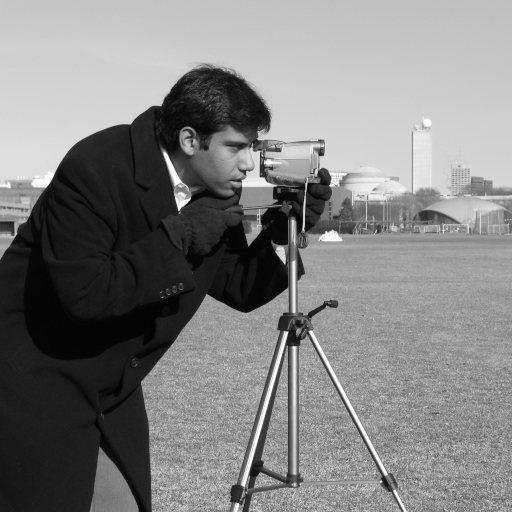
#> input picture skimage.data.camera(), 512 x 512 px
$ jupyter execute --allow-errors Laboratorio_2_Umbralizacion_Segmentacion_Colab.ipynb   (shell and % lines are left out)
#> lines starting #> are read from the running program, lines starting #| are printed output that depends on the picture; after the words box and inside, x2 and y2 are one past the last pixel; in counts of white or black regions, pixels touching at a corner belong together
<a href="https://colab.research.google.com/github/Elementos-Reconocimiento-Visual-UBA/PracticasERV_2026_4toBim/blob/main/Laboratorio_2_Segmentacion/Laboratorio_2_Umbralizacion_Segmentacion_Colab.ipynb" target="_parent"></a>

## **Dependencias**

## **Imports**

[cell 1]
# === IMPORTS ===
import numpy as np
import matplotlib.pyplot as plt
from ipywidgets import interact, IntSlider
from skimage import util, io, data, transform
from skimage.filters import threshold_otsu, threshold_multiotsu
from scipy.ndimage import convolve, generic_filter, label as etiquetar_componentes
from skimage.feature import canny
import networkx as nx
from itertools import combinations

## **Carga de Imágenes**

[cell 2]
#@title Descargar las imagenes { display-mode: "form" }
import io as _io
import os
import urllib.request
import zipfile

REPOSITORIO_URL = "https://github.com/Elementos-Reconocimiento-Visual-UBA/PracticasERV_2026_4toBim"  #@param {type:"string"}
RAMA = "main"  #@param {type:"string"}
CARPETA_EN_REPOSITORIO = "Laboratorio_2_Segmentacion/imagenes"  #@param {type:"string"}
CARPETA_IMAGENES = "imagenes"  # carpeta local donde quedan las imagenes

# [13 lines left out: function descargar_carpeta_de_github, not called in this run]

if os.path.isdir(CARPETA_IMAGENES):
  print(f"La carpeta {CARPETA_IMAGENES} ya existe, no se descarga nada")
else:
  descargar_carpeta_de_github(f"{REPOSITORIO_URL.rstrip('/')}/archive/refs/heads/{RAMA}.zip", CARPETA_EN_REPOSITORIO, CARPETA_IMAGENES)
  print(f"Descargadas {len(os.listdir(CARPETA_IMAGENES))} imagenes en {CARPETA_IMAGENES}")

## **UMBRALIZACION**

### **Idea**

El objetivo del **umbralizar** es segmentar una imagen en regiones asignando cada píxel a una de dos clases según su nivel de intensidad.

Dado un umbral $T$, cada píxel $f(x,y)$ se clasifica como:

$$
g(x,y)=
\begin{cases}
1 & \text{si } f(x,y) > T\\
0 & \text{si } f(x,y) \le T
\end{cases}
$$

La principal dificultad consiste en elegir un valor adecuado para $T$. Si los objetos y el fondo presentan distribuciones de intensidad bien separadas, es posible utilizar un único umbral para toda la imagen (**global thresholding**).

En la práctica, el valor óptimo del umbral suele variar de una imagen a otra, por lo que resulta útil contar con algoritmos que lo estimen automáticamente.

[cell 3]
def img_mitadymitad():
  img = np.zeros((512,512), dtype=np.uint8)

  img[:, :256] = 95 # mitad izquierda gris oscuro
  img[:, 256:] = 190 # mitad derecha gris claro

  # agregar un poco de ruido
  img = img + np.random.normal(0, 7, img.shape)
  img = np.clip(img, 0, 255).astype(np.uint8)
  return img

def mostrar_threshold(imagen, T=128):

  img_bin = imagen > T

  fig, ax = plt.subplots(1, 3, figsize=(15, 4))

  ax[0].imshow(imagen, cmap="gray")
  ax[0].set_title("Imagen original")

  # Recuadro de la imagen
  ax[0].axis("on")
  ax[0].set_xticks([])
  ax[0].set_yticks([])

  ax[1].hist(imagen.ravel(), bins=256, range=(0,255))
  ax[1].axvline(T, color='r', linewidth=2)
  ax[1].set_title(f"Histograma (T={T})")
  ax[1].set_xlim(0,255)

  ax[2].imshow(img_bin, cmap="gray")
  ax[2].set_title("Imagen umbralizada")

  # Recuadro de la imagen
  ax[2].axis("on")
  ax[2].set_xticks([])
  ax[2].set_yticks([])

  plt.tight_layout()
  plt.show()

[cell 4]
# ELEGIR IMAGEN
camera_man = data.camera()
#> camera_man is the input picture: shape (512, 512); min 0, max 255, mean 129.1
mostrar_threshold_camera = lambda T : mostrar_threshold(camera_man, T)
interact(
  mostrar_threshold_camera,
  T=IntSlider(
    min=0,
    max=255,
    step=1,
    value=128,
    description='T'
  )
);
#> the sliders are set to T = 128
#> in mostrar_threshold, `img_bin = imagen > T`:
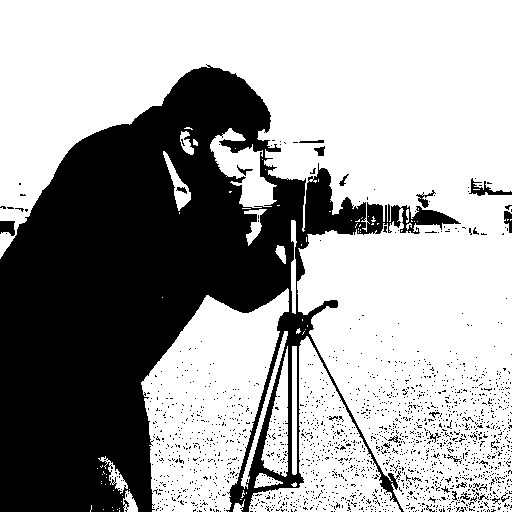
#> img_bin: shape (512, 512) bool; 64% white; 1827 black regions (1802 under 20 px), largest, box (x1, y1, x2, y2) and area: (0, 64, 461, 512) 88755, (469, 178, 512, 196) 252, (0, 221, 15, 236) 179

[cell 5]
# ELEGIR IMAGEN
mitad_y_mitad = img_mitadymitad()
mostrar_threshold_2_clases = lambda T : mostrar_threshold(mitad_y_mitad, T)
interact(
  mostrar_threshold_2_clases,
  T=IntSlider(
    min=0,
    max=255,
    step=1,
    value=128,
    description='T'
  )
);
#> the sliders are set to T = 128

### **Umbralización Global Iterativa**

Una forma sencilla de estimar el umbral consiste en asumir que la imagen está compuesta por dos grupos de píxeles:

- Fondo.
- Objetos.

El algoritmo busca un umbral que quede aproximadamente en el medio de las intensidades medias de ambos grupos.

#### Algoritmo

1. Elegir una estimación inicial del umbral $T$.
   - Una elección común es la intensidad media de toda la imagen.

2. Dividir los píxeles en dos grupos:
   - $G_1$: píxeles con intensidad mayor que $T$.
   - $G_2$: píxeles con intensidad menor o igual que $T$.

3. Calcular las medias de intensidad de cada grupo:
   - $m_1$: media de $G_1$.
   - $m_2$: media de $G_2$.

4. Actualizar el umbral:

$$
T_{\text{nuevo}}=\frac{m_1+m_2}{2}
$$

5. Repetir los pasos 2 a 4 hasta que el cambio entre dos iteraciones consecutivas sea menor que una tolerancia $\Delta T$.

#> (a cell that did not finish here is left out)

### Tests (umbralización iterativa)

[cell 7]
# nombre: (imagen, T, nuevo umbral esperado)
NUEVOS_UMBRALES_ESPERADOS = {
  'grupos_simetricos':     (np.array([10, 10, 30, 30]),         20, 20.0),
  'media_de_las_medias':   (np.array([10, 20, 90]),             15, 32.5),  # la media de toda la imagen daria 40
  'grupos_desparejos':     (np.array([0, 0, 0, 100]),           50, 50.0),  # la media de toda la imagen daria 25
  'pixel_igual_al_umbral': (np.array([10, 20, 30, 40, 50, 60]), 40, 40.0),  # los pixeles iguales a T van al grupo G2
}

# nombre: (imagen, delta_T, umbral de cada iteracion esperado)
UMBRALES_ITERATIVOS_ESPERADOS = {
  'ya_converge':      (np.array([[50] * 5 + [200] * 5] * 4, dtype=np.uint8), 0.5, [125.0]),
  'dos_iteraciones':  (np.array([10] * 6 + [20] * 2 + [90] * 2, dtype=np.uint8), 0.5, [28.0, 51.25]),
}

# nombre: (imagen, umbral final esperado con delta_T = 0.3)
IMAGENES_ITERATIVO = {
  'camera': (data.camera(), 103.07),
  'cell':   (data.cell(),   121.97),
}
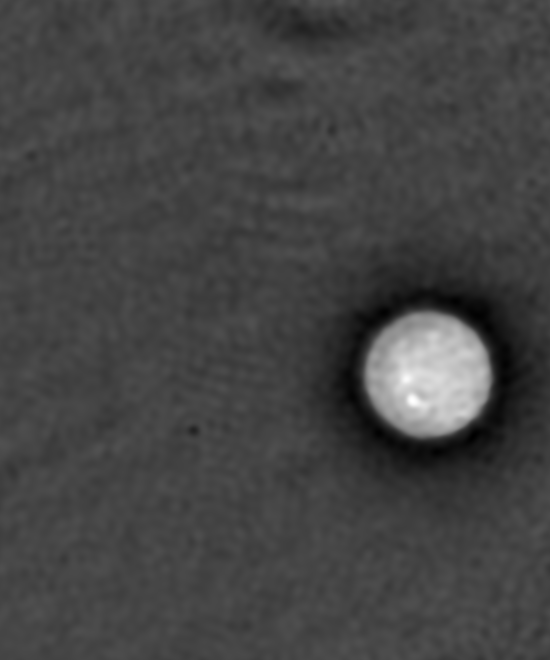
#> input picture skimage.data.cell(), 550 x 660 px
DELTA_T_IMAGENES = 0.3

# [6 lines left out: function separa_las_mitades, not called in this run]

def verificar_nuevo_umbral(nombre):
  imagen, T, esperado = NUEVOS_UMBRALES_ESPERADOS[nombre]
  obtenido = calcular_nuevo_umbral(imagen, T)

  assert np.isclose(obtenido, esperado), f"[{nombre}] se esperaba {esperado} pero se obtuvo {obtenido}"
  print(f"OK [{nombre}] nuevo umbral = {obtenido}")

def verificar_iterativo(nombre):
  imagen, delta_T, esperados = UMBRALES_ITERATIVOS_ESPERADOS[nombre]
  segmentaciones, umbrales = thresholding_iterativo(imagen, delta_T, devolver_iteraciones=True)
  umbral_final = thresholding_iterativo(imagen, delta_T)

  assert np.allclose(umbrales, esperados), f"[{nombre}] se esperaban los umbrales {esperados} pero se obtuvo {np.round(umbrales, 2).tolist()}"
  assert len(segmentaciones) == len(umbrales), f"[{nombre}] tiene que haber una segmentacion por cada umbral"
  assert all(np.array_equal(segmentacion, imagen > umbral) for segmentacion, umbral in zip(segmentaciones, umbrales)), f"[{nombre}] cada segmentacion tiene que ser imagen > umbral de su iteracion"
  assert np.isclose(umbral_final, esperados[-1]), f"[{nombre}] sin devolver_iteraciones se esperaba el umbral final {esperados[-1]} pero se obtuvo {umbral_final}"
  print(f"OK [{nombre}] {len(umbrales)} iteraciones, umbral final = {umbral_final}")

def verificar_iterativo_imagen(nombre):
  imagen, esperado = IMAGENES_ITERATIVO[nombre]
  umbral_final = thresholding_iterativo(imagen, DELTA_T_IMAGENES)

  assert np.isclose(umbral_final, esperado, atol=0.01), f"[{nombre}] se esperaba un umbral final de {esperado} pero se obtuvo {umbral_final:.2f}"
  # En el umbral final, una iteracion mas ya no lo mueve mas que delta_T
  assert abs(calcular_nuevo_umbral(imagen, umbral_final) - umbral_final) < DELTA_T_IMAGENES, f"[{nombre}] el umbral final todavia se mueve mas que delta_T"
  print(f"OK [{nombre}] umbral final = {umbral_final:.2f}")

# [6 lines left out: function verificar_iterativo_mitad_y_mitad, not called in this run]

### Verificacion calcular_nuevo_umbral

#> (a cell that did not finish here is left out)

### Verificacion thresholding_iterativo

#> (a cell that did not finish here is left out)

#> (a cell that did not finish here is left out)

#### **Ejemplos**

[cell 11]
img = data.cell()
#> img is the input picture: shape (660, 550); min 0, max 255, mean 68

#> (the rest of this cell did not finish here and is left out)

[cell 12]
img = data.camera()

#> (the rest of this cell did not finish here and is left out)

### **Umbralización global óptima con el método de Otsu**

Otsu propone una forma automática de elegir el umbral $T$: el algoritmo prueba todos los posibles valores de umbral $k$ y elige aquel que maximiza la separación estadística entre dos clases de píxeles.

Sea una imagen con $L$ niveles de gris:

$$
\{0,1,2,\dots,L-1\}
$$

y sea $n_i$ la cantidad de píxeles con intensidad $i$. A partir de esto se construye el histograma normalizado:

$$
p_i = \frac{n_i}{MN}
$$

donde $MN$ es la cantidad total de píxeles de la imagen.

Para cada posible umbral $k$, se divide el histograma en dos clases:

$$
C_1 = [0,1,\dots,k]
$$

$$
C_2 = [k+1,k+2,\dots,L-1]
$$

La probabilidad acumulada de la primera clase es:

$$
P_1(k) = \sum_{i=0}^{k} p_i
$$

y la probabilidad de la segunda clase es:

$$
P_2(k) = 1 - P_1(k)
$$

La media global de la imagen sera:

$$
m_G = \sum_{i=0}^{L-1} i p_i
$$

Notando como $m_1$ y $m_2$ a las medias de la clases 1 y 2 respectivamente, el criterio de Otsu consiste en calcular, para cada $k$, la varianza entre clases:

$$
\sigma_B^2(k) = P_1(m_1 - m_G)^2 + P_2(m_2 - m_G)^2
$$

El umbral óptimo $k^*$ es aquel para el cual la varianza entre clases alcanza su valor máximo:

$$
\sigma_B^2(k^*) = \max_{0 \leq k \leq L-1} \sigma_B^2(k)
$$

Es decir, se evalúa $\sigma_B^2(k)$ para todos los posibles umbrales $k$, y se selecciona como $k^*$ aquel valor que produce la mayor separación entre clases.

Una vez obtenido $k^*$, se aplica el threshold sobre la imagen original:

$$
g(x,y)=
\begin{cases}
255 & \text{si } f(x,y) > k^* \\
0 & \text{si } f(x,y) \leq k^*
\end{cases}
$$

Esta definicion tiene un problema, ya que tendremos que recalcular $m_1$ y $m_2$ para cada $k$ ¿Podemos mejorar esto?

Veamos que $m_1$ puede escribirse como:

$$
m_1 = \sum_{i=0}^{k} i \cdot p_1(i)
$$

donde $p_1(i)$ es la probabilidad de que muestrar a i en la clase 1, la cual podemos reescribir como una probabilidad condicional

$$
p_1(i) = P(i|C_1) = \frac{P(C_1|i) ⋅ p_i}{P_1}
$$

Por lo que podemos definir a $m_1$ segun el promedio acumulado hasta k

$$
m_1 = \sum_{i=0}^{k} i ⋅ \frac{p_i}{P_1} = \frac{1}{P_1}\sum_{i=0}^{k} i ⋅ p_i
$$

Llamemos $m(k)$ al promedio acumulado hasta k

$$
m(k) = \sum_{i=0}^{k} i ⋅ p_i
$$

Finalmente

$$
m_1 = \frac{m(k)}{P_1}
$$

Luego usaremos que
$$
m_G = P_1 \cdot m_1 + (1- P_2) \cdot m_2
$$
por lo que
$$
m_2 = \frac{m_G - P_1 \cdot m_1}{1-P_2} = \frac{m_G - m(k)}{1-P_2}
$$
\
Sustituyendo en $\sigma_B^2(k)$ y desarrollando nos queda finalmente:

\
$$
\sigma_B^2(k) =
\frac{[m_G P_1(k) - m(k)]^2}
{P_1(k)[1-P_1(k)]}
$$

Esta definicion nos permite construi $P_1$ y $m(k)$ mientras testeamos a $k$

#> (a cell that did not finish here is left out)

### Tests (Otsu)

[cell 14]
IMAGENES_OTSU = {
  'camera': data.camera(),
  'coins':  data.coins(),
  'page':   data.page(),
  'cell':   data.cell(),
}
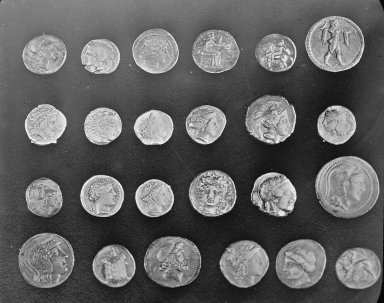
#> input picture skimage.data.coins(), 384 x 303 px
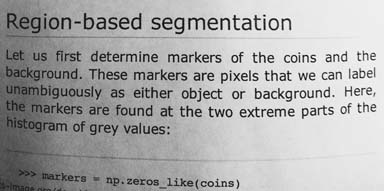
#> input picture skimage.data.page(), 384 x 191 px

# Aceptamos 1 de diferencia contra skimage porque agrupa los niveles de gris un poco distinto
TOLERANCIA_OTSU = 1

def verificar_otsu(nombre):
  imagen = IMAGENES_OTSU[nombre]
  esperado = threshold_otsu(imagen)
  obtenido = otsu_manual(imagen)

  assert abs(obtenido - esperado) <= TOLERANCIA_OTSU, f"[{nombre}] skimage da {esperado} pero se obtuvo {obtenido}"
  print(f"OK [{nombre}] T = {obtenido} (skimage: {esperado})")

def verificar_otsu_dos_niveles():
  # Con solo dos niveles de gris cualquier umbral entre ellos separa perfecto
  imagen = np.array([[50] * 5 + [200] * 5] * 4, dtype=np.uint8)
  umbral = otsu_manual(imagen)

  assert np.array_equal(imagen > umbral, imagen == 200), f"el umbral {umbral} no separa los niveles 50 y 200"
  print(f"OK [dos_niveles] T = {umbral}")

# [14 lines left out: functions verificar_otsu_mitad_y_mitad, verificar_otsu_graficar, not called in this run]

### Verificacion Otsu

#> (a cell that did not finish here is left out)

#> (a cell that did not finish here is left out)

#### **Ejemplo**

[cell 17]
imagenOriginal = data.camera()
#> (the rest of this cell did not finish here and is left out)

#### **Comparación contra método iterativo**

#> (a cell that did not finish here is left out)

#### **Limitaciones**

##### **Mejora del Thresholding global mediante suavizado**

Cuando una imagen está afectada por ruido, los niveles de gris del objeto y del fondo pueden superponerse en el histograma, dificultando la selección de un umbral adecuado. En estas condiciones, métodos automáticos como el umbral de Otsu pueden producir segmentaciones deficientes.

Una estrategia simple consiste en aplicar previamente un filtro de suavizado (por ejemplo, un filtro gausiano). El suavizado reduce las fluctuaciones producidas por el ruido y hace que las distribuciones de intensidad correspondientes al objeto y al fondo se separen mejor en el histograma. Como consecuencia, el umbral calculado por Otsu suele producir una segmentación mucho más precisa.

[cell 19]
# Leer imagen original
img = io.imread("./imagenes/blobs.tif").astype(np.float32)
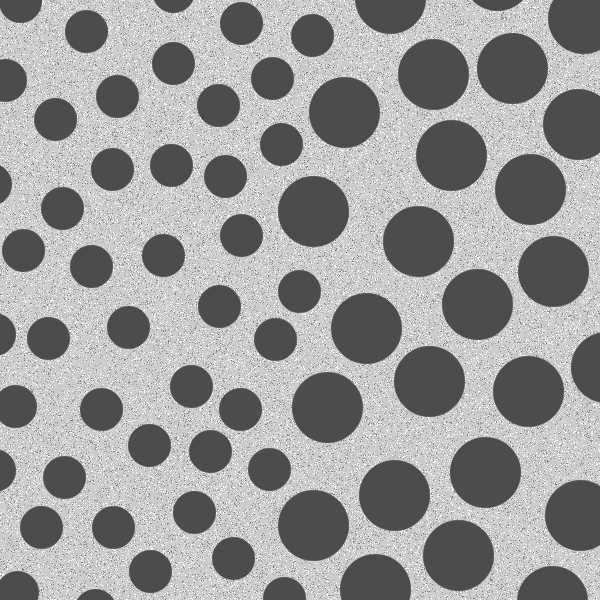
#> input picture Laboratorio_2_Segmentacion/imagenes/blobs.tif, 600 x 600 px
#> img: shape (600, 600) float32

# Agregar ruido
sigma = 50

img_ruidosa = img + sigma * np.random.randn(*img.shape)
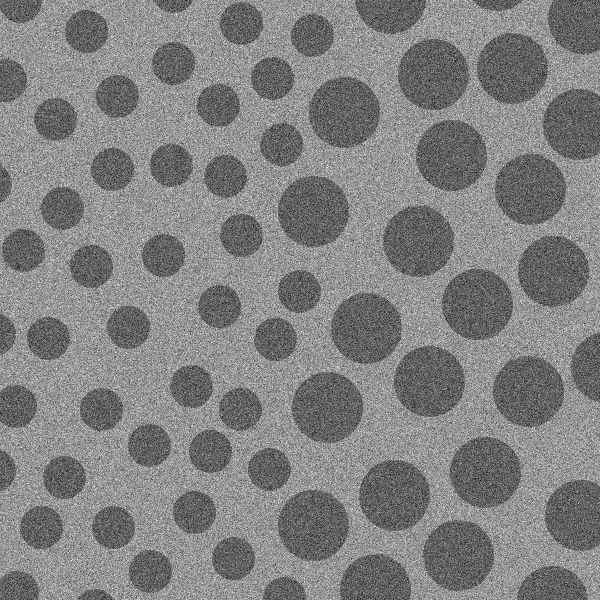
#> img_ruidosa: shape (600, 600) float64; min -150.6, max 446.9, mean 153.8; drawn with min black and max white

# Umbralizado de OTSU sobre imagen ruidosa
t1 = threshold_otsu(img_ruidosa)
#> t1 = 147
bin_ruidosa = img_ruidosa > t1
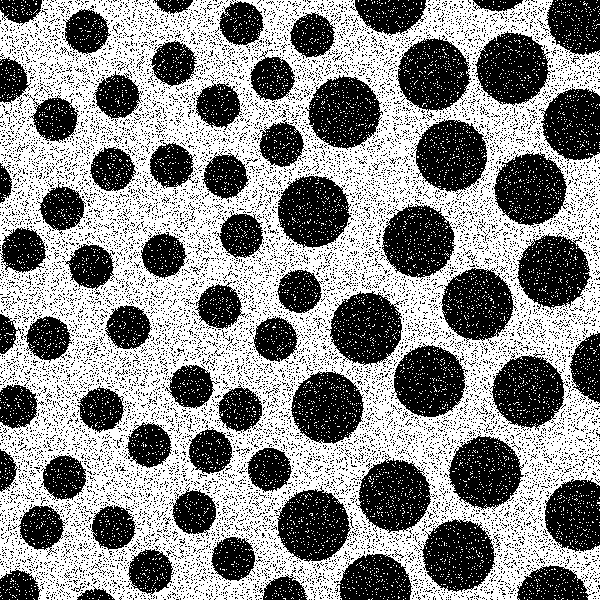
#> bin_ruidosa: shape (600, 600) bool; 54.9% white; 14945 black regions (14875 under 20 px), largest, box (x1, y1, x2, y2) and area: (475, 31, 551, 106) 3735, (326, 291, 402, 367) 3728, (278, 176, 351, 248) 3726


# Suavizado (filtro promedio)
# Aplicamos un filtro de promedio de tamaño 7x7
kernel = np.ones((7,7), dtype=np.float32) / 49

img_suavizada = convolve(
    img_ruidosa,
    kernel,
    mode='reflect'
)
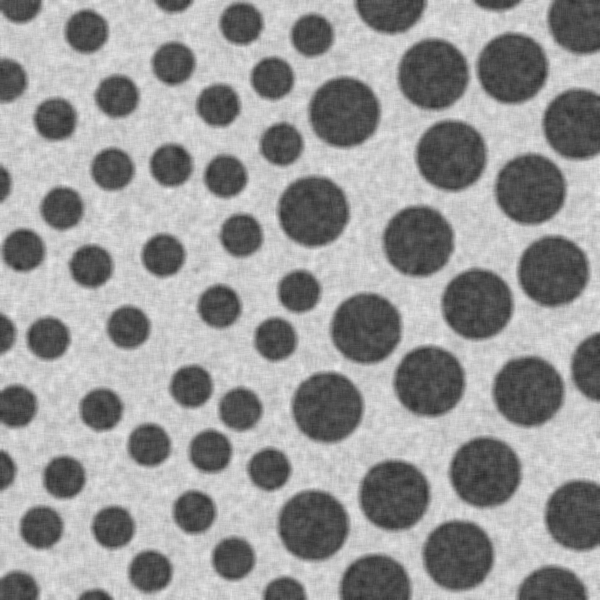
#> img_suavizada: shape (600, 600) float64; min 45.99, max 239.5, mean 153.8

# Umbralizado de OTSU sobre imagen suavizada
t2 = threshold_otsu(img_suavizada)
#> t2 = 140.8
bin_suavizada = img_suavizada > t2
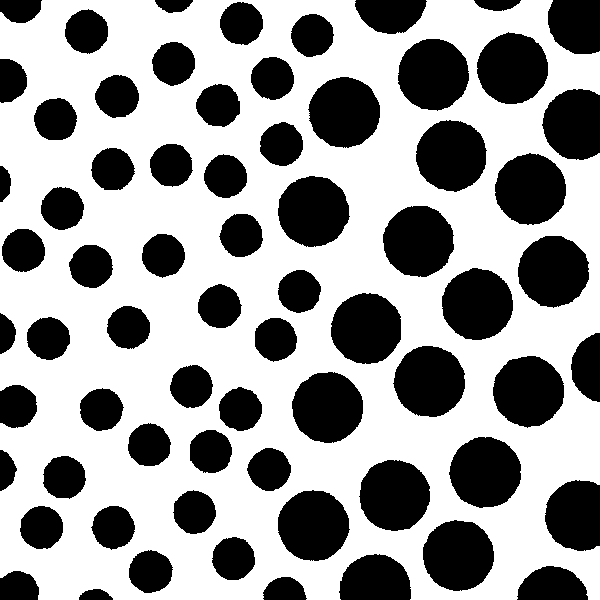
#> bin_suavizada: shape (600, 600) bool; 61.1% white; 69 black regions, largest, box (x1, y1, x2, y2) and area: (398, 39, 469, 111) 3967, (442, 268, 513, 340) 3965, (449, 437, 521, 508) 3958

# Mostrar resultados
fig, ax = plt.subplots(2, 3, figsize=(12, 6))

# Imagen ruidosa
ax[0,0].imshow(np.clip(img_ruidosa, 0, 255), cmap='gray', vmin=0, vmax=255)
#ax[0,0].imshow(img_ruidosa, cmap='gray', vmin=0, vmax=1)
ax[0,0].set_title("Imagen con ruido")
ax[0,0].axis("off")

# Histograma imagen ruidosa
ax[0,1].hist(img_ruidosa.ravel(), bins=256, range=(0,255))
ax[0,1].set_title("Histograma")
ax[0,1].axvline(t1, linestyle='--', color='red')

# Resultado Otsu
ax[0,2].imshow(bin_ruidosa, cmap='gray')
ax[0,2].set_title("Otsu sobre imagen ruidosa")
ax[0,2].axis("off")

# Imagen suavizada
ax[1,0].imshow(np.clip(img_suavizada, 0, 255), cmap='gray', vmin=0, vmax=255)
#ax[1,0].imshow(img_suavizada, cmap='gray', vmin=0, vmax=1)
ax[1,0].set_title("Imagen suavizada")
ax[1,0].axis("off")

# Histograma de imagen suavizada
ax[1,1].hist(img_suavizada.ravel(), bins=256, range=(0,255))
ax[1,1].set_title("Histograma")
ax[1,1].axvline(t2, linestyle='--', color='red')

# Resultado final
ax[1,2].imshow(bin_suavizada, cmap='gray')
ax[1,2].set_title("Otsu tras suavizado")
ax[1,2].axis("off")

plt.tight_layout()
plt.show()
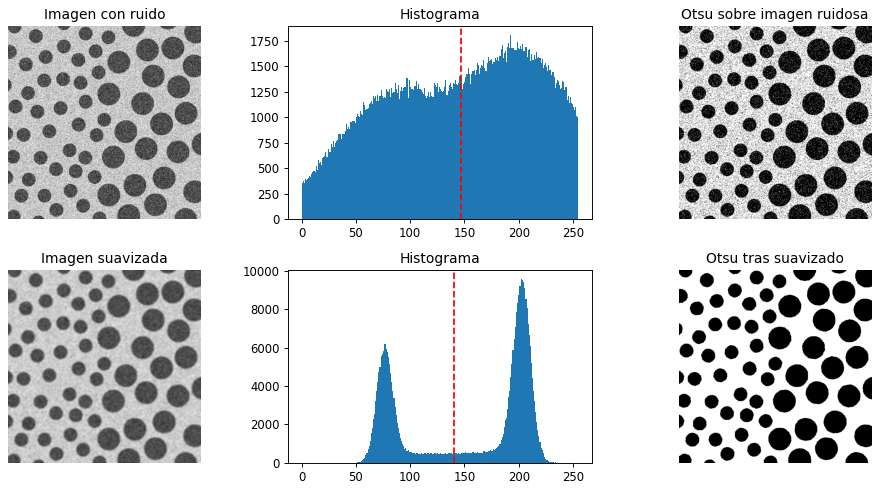
#> figure drawn by matplotlib, 6 panels; panel 2: tallest bar 1803 high, from x = 192.2 to 193.2; panel 5: tallest bar 9574 high, from x = 202.2 to 203.2

print(f"Umbral Otsu (ruidosa):    {t1:.4f}")
#| Umbral Otsu (ruidosa):    146.9624
print(f"Umbral Otsu (suavizada): {t2:.4f}")
#| Umbral Otsu (suavizada): 140.8381
#> (the rest of the program and of its run is left out)
